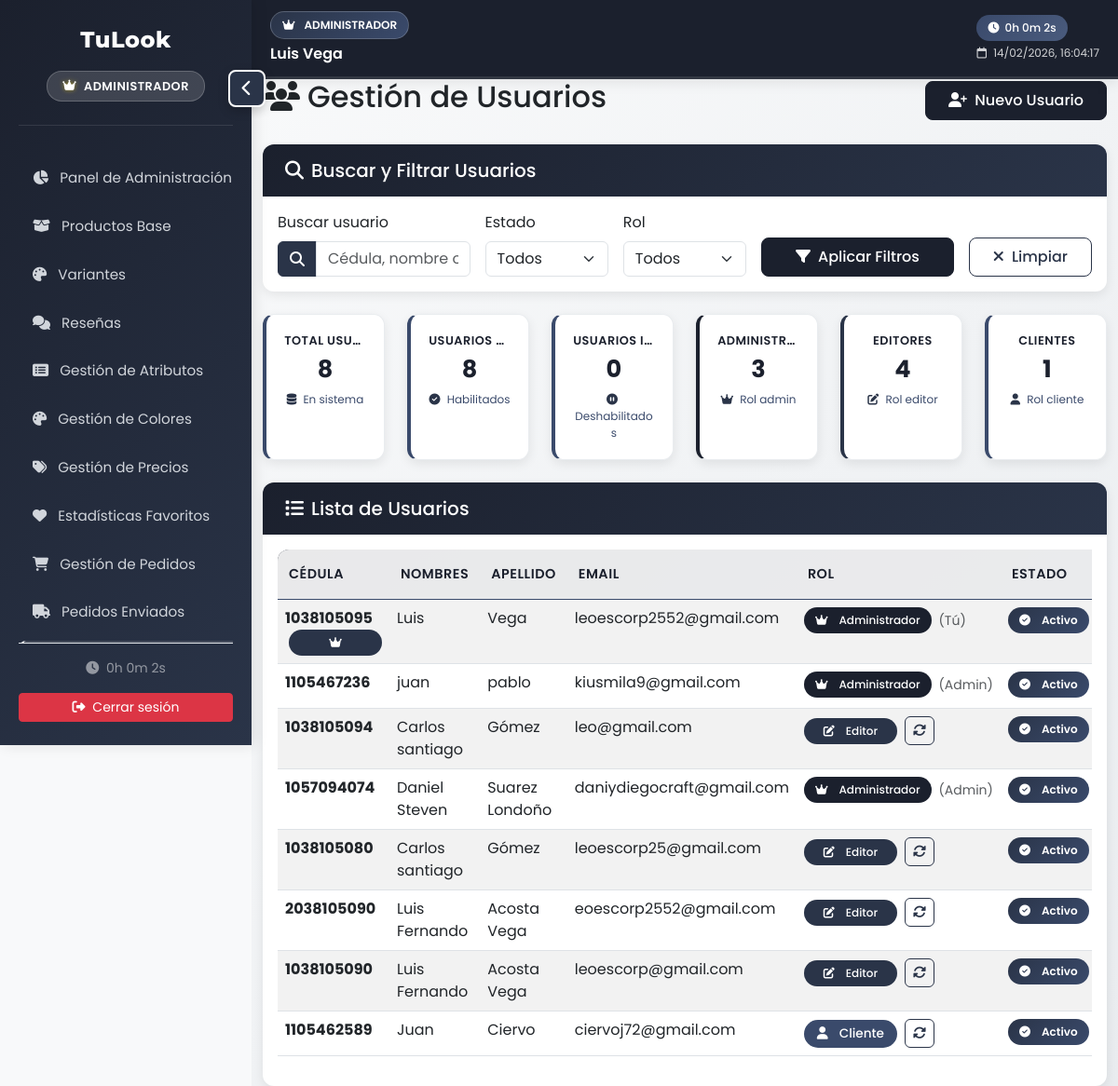
Page /?c=UsuarioAdmin&a=index&fresh=1 (signed in) on the committed database.
### tables this page shows
CREATE TABLE `usuario` (
  `ID_Usuario` int(11) NOT NULL,
  `Nombre` varchar(50) NOT NULL,
  `Apellido` varchar(50) NOT NULL,
  `ID_Rol` int(11) NOT NULL DEFAULT 3,
  `ID_TD` int(11) NOT NULL DEFAULT 1,
  `N_Documento` int(11) NOT NULL,
  `Correo` varchar(50) NOT NULL,
  `Celular` varchar(50) NOT NULL,
  `Contrasena` varchar(255) NOT NULL DEFAULT '',
  `token_recuperacion` varchar(255) DEFAULT NULL,
  `token_expira` datetime DEFAULT NULL,
  `Activo` tinyint(1) NOT NULL DEFAULT 1,
  `Num_Advertencias` int(11) DEFAULT 0,
  `Motivo_Desactivacion` text DEFAULT NULL,
  `Fecha_Desactivacion` datetime DEFAULT NULL,
  `ID_Admin_Desactiva` int(11) DEFAULT NULL
);

CREATE TABLE `rol` (
  `ID_Rol` int(11) NOT NULL,
  `Roles` varchar(45) NOT NULL
);

### views/admin/usuario/index.php (the view, shortened to what the rows shown need)
<div class="container-fluid">
    <div class="d-flex justify-content-between align-items-center mb-4">
        <h2><i class="fas fa-users me-2"></i>Gestión de Usuarios</h2>
    </div>
    <div class="card">
        <div class="card-body">
            <?php if (empty($usuarios)): ?>
                <div class="no-results text-center py-5">
                    <i class="fas fa-users fa-4x text-primary mb-3"></i>
                    <h5 class="text-primary-dark">No hay usuarios registrados</h5>
                    <p class="text-muted mb-4">Comienza creando el primer usuario.</p>
                    <a href="<?= BASE_URL ?>?c=UsuarioAdmin&a=crear" class="btn btn-primary-dark">
                        <i class="fas fa-user-plus me-1"></i> Crear Primer Usuario
                    </a>
                </div>
            <?php else: ?>
                <div class="table-responsive">
                    <table class="table table-striped table-hover">
                        <thead class="table-primary-dark">
                            <tr>
                                <th>Cédula</th>
                                <th>Nombres</th>
                                <th>Apellido</th>
                                <th>Email</th>
                                <th>Rol</th>
                                <th>Estado</th>
                            </tr>
                        </thead>
                        <tbody>
                            <?php foreach ($usuarios as $usuario):
                                $puedeCambiarRol = ($_SESSION['ID_Usuario'] != $usuario['ID_Usuario'] && $usuario['ID_Rol'] != 1);
                                $claseRol = '';
                                $iconoRol = '';
                                if ($usuario['ID_Rol'] == 1) {
                                    $claseRol = 'bg-primary-dark';
                                    $iconoRol = '<i class="fas fa-crown me-1"></i>';
                                } elseif ($usuario['ID_Rol'] == 2) {
                                    $claseRol = 'bg-primary';
                                    $iconoRol = '<i class="fas fa-edit me-1"></i>';
                                } elseif ($usuario['ID_Rol'] == 3) {
                                    $claseRol = 'bg-primary-light';
                                    $iconoRol = '<i class="fas fa-user me-1"></i>';
                                }
                            ?>
                                <tr class="hover-shadow-detalle">
                                    <td>
                                        <strong><?= htmlspecialchars($usuario['N_Documento']) ?></strong>
                                        <?php if ($usuario['ID_Usuario'] == 1): ?>
                                            <span class="badge bg-primary ms-1" title="Super Administrador">
                                                <i class="fas fa-crown"></i>
                                            </span>
                                        <?php endif; ?>
                                    </td>
                                    <td><?= htmlspecialchars($usuario['Nombre']) ?></td>
                                    <td><?= htmlspecialchars($usuario['Apellido']) ?></td>
                                    <td><?= htmlspecialchars($usuario['Correo']) ?></td>
                                    <td>
                                        <div class="d-flex align-items-center gap-2">
                                            <span class="badge <?= $claseRol ?> d-flex align-items-center">
                                                <?= $iconoRol ?><?= htmlspecialchars($usuario['Nombre_Rol']) ?>
                                            </span>
                                            <?php if ($puedeCambiarRol): ?>
                                                <button type="button"
                                                        class="btn btn-sm btn-outline-primary cambiar-rol-trigger"
                                                        data-usuario-id="<?= $usuario['ID_Usuario'] ?>"
                                                        data-usuario-nombre="<?= htmlspecialchars($usuario['Nombre'] . ' ' . $usuario['Apellido']) ?>"
                                                        data-rol-actual="<?= $usuario['ID_Rol'] ?>"
                                                        data-rol-actual-texto="<?= htmlspecialchars($usuario['Nombre_Rol']) ?>"
                                                        title="Cambiar rol">
                                                    <i class="fas fa-sync-alt"></i>
                                                </button>
                                            <?php elseif ($_SESSION['ID_Usuario'] == $usuario['ID_Usuario']): ?>
                                                <small class="text-muted">(Tú)</small>
                                            <?php elseif ($usuario['ID_Rol'] == 1): ?>
                                                <small class="text-muted">(Admin)</small>
                                            <?php endif; ?>
                                        </div>
                                    </td>
                                    <td>
                                        <span class="badge estado-<?= $usuario['Activo'] ? 'activo' : 'inactivo' ?>"
                                            <?php if (!$usuario['Activo'] && !empty($usuario['Motivo_Desactivacion'])): ?>
                                            data-bs-toggle="tooltip"
                                            data-bs-placement="top"
                                            title="Motivo: <?= htmlspecialchars($usuario['Motivo_Desactivacion']) ?><?php if ($usuario['Fecha_Desactivacion']): ?><br>Fecha: <?= date('d/m/Y H:i', strtotime($usuario['Fecha_Desactivacion'])) ?><?php endif; ?><?php if ($usuario['Admin_Nombre']): ?><br>Por: <?= htmlspecialchars($usuario['Admin_Nombre'] . ' ' . $usuario['Admin_Apellido']) ?><?php endif; ?>"
                                            <?php endif; ?>>
                                            <?php if ($usuario['Activo']): ?>
                                                <i class="fas fa-check-circle me-1"></i>Activo
                                            <?php endif; ?>
                                        </span>
                                    </td>
                                </tr>
                            <?php endforeach; ?>
                        </tbody>
                    </table>
                </div>
            <?php endif; ?>
        </div>
    </div>
</div>
<link rel="stylesheet" href="assets/css/usuario.css">

### rows in the picture
usuario: N_Documento "1038105095", Nombre "Luis", Apellido "Vega", Correo "leoescorp2552@gmail.com", ID_Rol.Roles "Administrador", shows "(Tú)", Activo 1 (drawn)
usuario: N_Documento "1105467236", Nombre "juan", Apellido "pablo", Correo "kiusmila9@gmail.com", ID_Rol.Roles "Administrador", shows "(Admin)", Activo 1 (drawn)
usuario: N_Documento "1038105094", Nombre "Carlos santiago", Apellido "Gómez", Correo "leo@gmail.com", ID_Rol.Roles "Editor", Activo 1 (drawn)
usuario: N_Documento "1057094074", Nombre "Daniel Steven", Apellido "Suarez Londoño", Correo "daniydiegocraft@gmail.com", ID_Rol.Roles "Administrador", shows "(Admin)", Activo 1 (drawn)
usuario: N_Documento "1038105080", Nombre "Carlos santiago", Apellido "Gómez", Correo "leoescorp25@gmail.com", ID_Rol.Roles "Editor", Activo 1 (drawn)
usuario: N_Documento "2038105090", Nombre "Luis Fernando", Apellido "Acosta Vega", Correo "eoescorp2552@gmail.com", ID_Rol.Roles "Editor", Activo 1 (drawn)
usuario: N_Documento "1038105090", Nombre "Luis Fernando", Apellido "Acosta Vega", Correo "leoescorp@gmail.com", ID_Rol.Roles "Editor", Activo 1 (drawn)
usuario: N_Documento "1105462589", Nombre "Juan", Apellido "Ciervo", Correo "ciervoj72@gmail.com", ID_Rol.Roles "Cliente", Activo 1 (drawn)

### other values in the picture
$_SESSION['Nombre_Completo'] "Luis Vega"
count($usuarios) "8"
$this->usuarioModel->contarActivos() "8"
$this->usuarioModel->contarInactivos() "0"
$this->usuarioModel->contarPorRol(1) "3"
$this->usuarioModel->contarEditores() "4"
$this->usuarioModel->contarClientes() "1"
